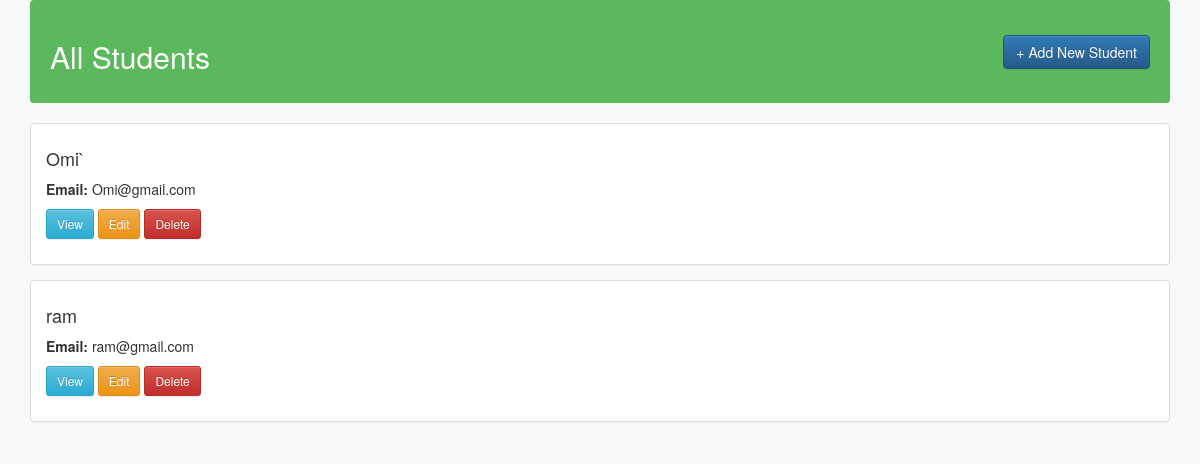
Page /student/student_dashboard/ on the earlier database version.
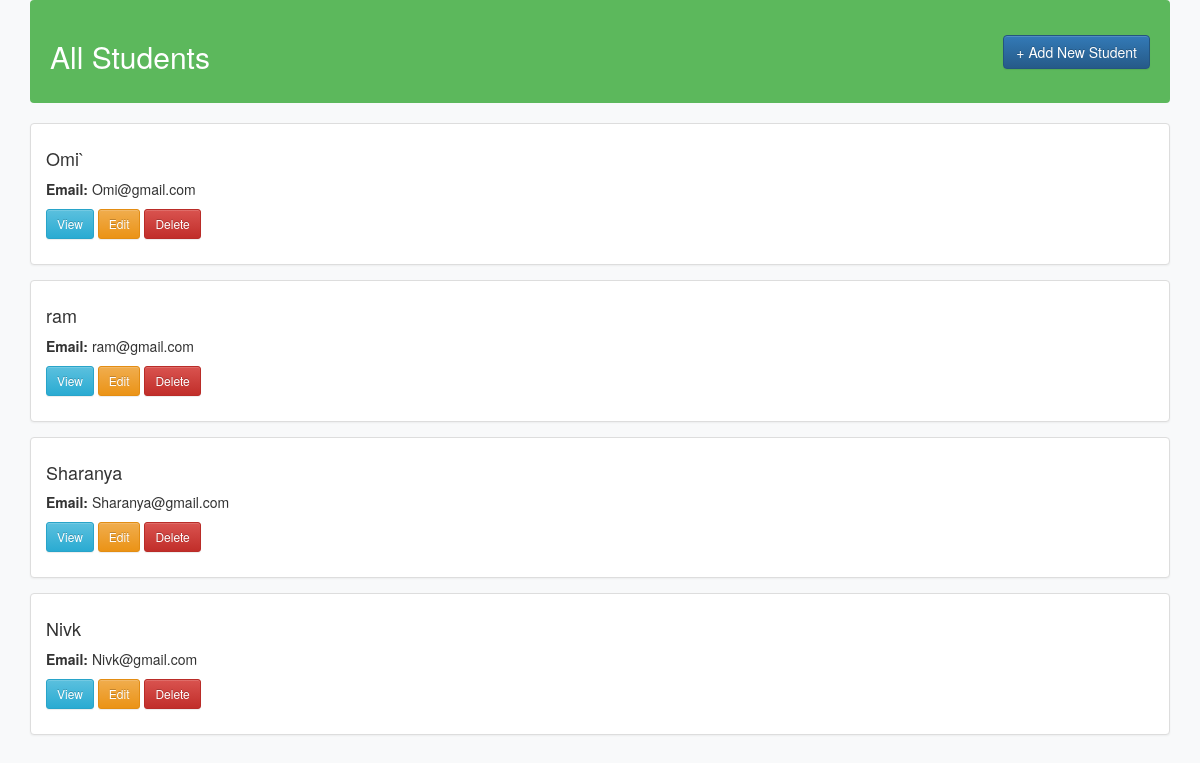
Same page on the later database version.
### students/models.py (models this page shows, shortened)
class Student(models.Model):
    name = models.CharField(max_length=100)
    email = models.EmailField(unique=True)
    age = models.IntegerField()
    bio = models.TextField(blank=True)
    is_verified = models.BooleanField(default=False)
    joined_on = models.DateTimeField(auto_now_add=True)
    enrolled_courses = models.ManyToManyField(Course)

### students/views.py (the view)
# urls.py: path("student_dashboard/", views.StudentDashboard, name="student_dashboard"),
def StudentDashboard(request):
    students = Student.objects.all()
    return render(request,'students/student_list.html',context={'peoples':students})

### students/templates/students/student_list.html (shortened to what this page needs)
<!DOCTYPE html>
{% load static %}
<html lang="en">
  <head>
    <link rel="stylesheet" href="https://cdn.jsdelivr.net/npm/bootstrap@3.4.1/dist/css/bootstrap.min.css">
    <link rel="stylesheet" href="https://cdn.jsdelivr.net/npm/bootstrap@3.4.1/dist/css/bootstrap-theme.min.css">
  </head>
  <body>
    <div class="container">
      <div class="header clearfix">
        <div class="pull-left">
          <h2>All Students</h2>
        </div>
        <div class="pull-right" style="margin-top: 15px;">
          <a class="btn btn-primary" href="{% url 'student_create' %}">
            + Add New Student
          </a>
        </div>
      </div>
      <div>
        {% for student in peoples %}
          <div class="panel panel-default student-card">
            <div class="panel-body">
              <h4>{{ student.name }}</h4>
              <p><strong>Email:</strong> {{ student.email }}</p>
              <p>
                <a class="btn btn-info btn-sm" href="{% url 'student_detail' student.pk %}">View</a>
                <a class="btn btn-warning btn-sm" href="{% url 'student_update' student.pk %}">Edit</a>
                <a class="btn btn-danger btn-sm" href="{% url 'student_delete' student.pk %}">Delete</a>
              </p>
            </div>
          </div>
        {% empty %}
          <p>No students found.</p>
        {% endfor %}
      </div>
    </div>
  </body>
</html>

Differences in the rows shown:
added Student: name "Sharanya", email "Sharanya@gmail.com"
added Student: name "Nivk", email "Nivk@gmail.com"
